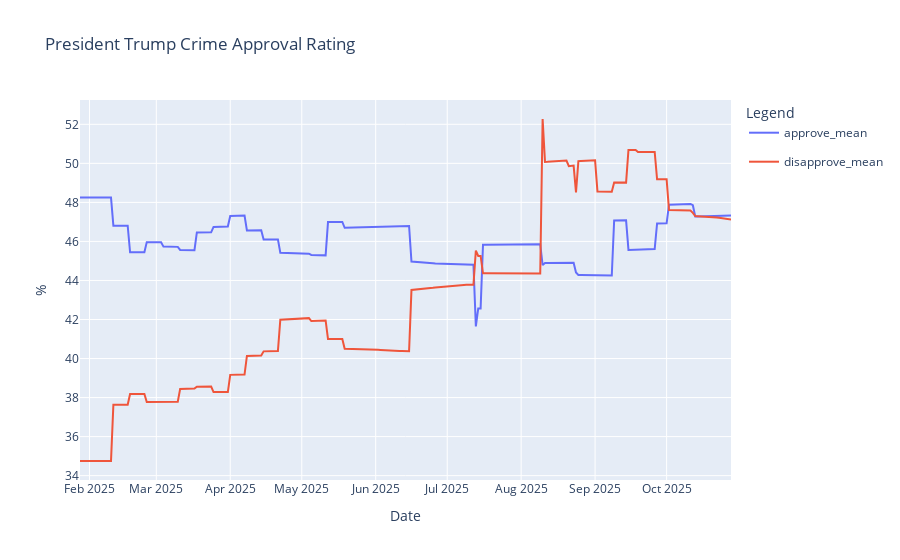

The cell this chart's notebook holds for it:
### Code cell
line = px.line(approval_avg_crime, x='Date', y=['approve_mean', 'disapprove_mean'])
line.update_traces(hovertemplate=None)
line.update_layout(hovermode='x unified')
fig = go.Figure(data=line.data)
fig.update_layout(
    title='President Trump Crime Approval Rating',
    xaxis_title='Date',
    yaxis_title='%',
    legend_title='Legend',
    hovermode='x unified'
)
fig.show()

### Figure 1 — Plotly figure (JSON) as saved in the notebook; plotly's stock layout.template omitted (floating-point values rounded to 4 significant figures; data arrays with more than 128 entries replaced by an {"elided": "..."} marker saying what was removed)
{"data": [{"legendgroup": "approve_mean", "line": {"color": "#636efa", "dash": "solid"}, "marker": {"symbol": "circle"}, "mode": "lines", "name": "approve_mean", "orientation": "v", "showlegend": true, "type": "scatter", "x": {"elided": "274 str values"}, "xaxis": "x", "y": {"elided": "274 float values"}, "yaxis": "y"}, {"legendgroup": "disapprove_mean", "line": {"color": "#EF553B", "dash": "solid"}, "marker": {"symbol": "circle"}, "mode": "lines", "name": "disapprove_mean", "orientation": "v", "showlegend": true, "type": "scatter", "x": {"elided": "274 str values"}, "xaxis": "x", "y": {"elided": "274 float values"}, "yaxis": "y"}], "layout": {"hovermode": "x unified", "legend": {"title": {"text": "Legend"}}, "title": {"text": "President Trump Crime Approval Rating"}, "xaxis": {"title": {"text": "Date"}}, "yaxis": {"title": {"text": "%"}}}}
